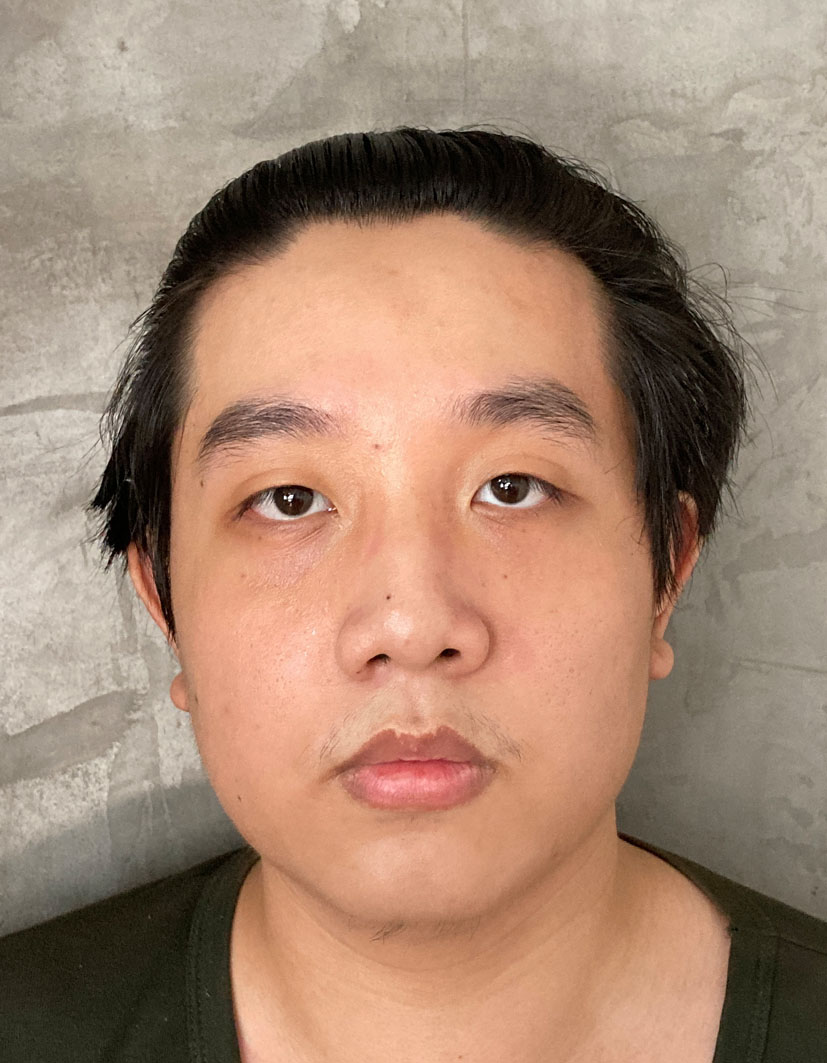
#> input picture lab5/MyFacePic.jpg, 827 x 1063 px, found by its file name
$ python testen.py
#> lines starting #> are read from the running program, lines starting #| are printed output that depends on the picture; long printed decimals are rounded
from PIL import Image
import numpy as np
img = Image.open(r'D:\Lab\Telecommunication Lab\lab5\MyFacePic.jpg') # image extension *.png,*.jpg
#> img is the input picture: PIL image 827x1063 RGB; mean R, G, B 164.2, 134, 113.8
new_width  = 270
new_height = 480
img = img.resize((new_width, new_height))
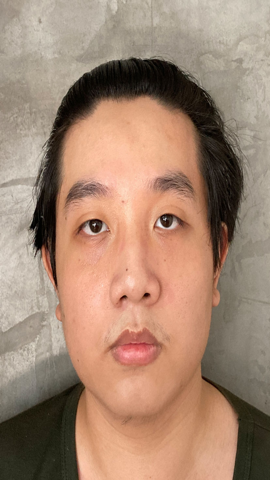
#> img: PIL image 270x480 RGB; mean R, G, B 164.2, 134, 113.8
img.save(r'D:\Lab\Telecommunication Lab\lab5\MyFacePicResult.jpg') # format may what u want ,*.png,*jpg,*.gif
from skimage.io import imread
from skimage.color import rgb2gray
mountain_r = rgb2gray(imread(r'D:\Lab\Telecommunication Lab\lab5\MyFacePicResult.jpg'))
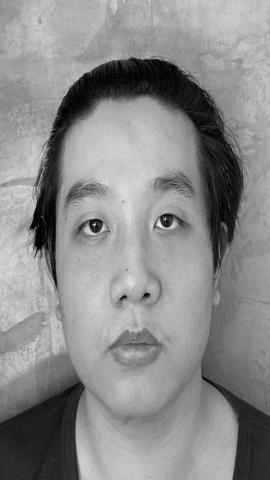
#> mountain_r: shape (480, 270) float64; min 0, max 0.962, mean 0.545
#Plot
import matplotlib.pyplot as plt
plt.figure(0)
plt.imshow(mountain_r,cmap="gray")
plt.title("Reshape Image")
plt.show()
import cv2
img = cv2.imread(r'D:\Lab\Telecommunication Lab\lab5\MyFacePicResult.jpg',0)
#> img: shape (480, 270); min 0, max 250, mean 140.8
arr = np.array(img)
data = np.reshape(arr, (1,np.product(arr.shape)))[0]
def mean(numbers):
    return float(sum(numbers)) / max(len(numbers), 1)
meandata = mean(data)
#> meandata = 140.8
stddata = np.std(data)
#> stddata = 55.04
x= meandata+(4*stddata)
#> x = 361

c = np.arange(0, x, 1)
#> c = 361 values from 0 to 360

k = len(c)
#> k = 361
i = len(data)
#> i = 129600
plt.figure(1)
hist,bin = np.histogram(data,c)
#> hist = 360 values, max 1797 at index 180, min 0 at index 230, mean 360; bin = 361 values from 0 to 360
y = len(hist)
#> y = 360
w = np.arange(0, x-1, 1)
#> w = 360 values from 0 to 359
r = hist/i
#> r = 360 values, max 0.0139 at index 180, min 0 at index 230, mean 0.00278
plt.bar(w,r)
plt.xlabel('gray scale value')
plt.ylabel('Probability')
plt.title("PMF")
plt.show()
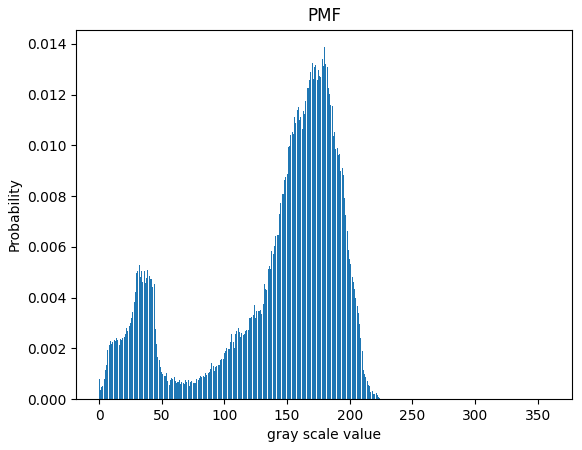
#> figure drawn by matplotlib, 1 panel; tallest bar 0.0139 high, from x = 179.6 to 180.4

plt.figure(2)
plt.hist(img.ravel(),255,[0,254])
plt.ylabel('Number of pixel')
plt.xlabel('Intensity value')
plt.title("Histogram")
plt.show()
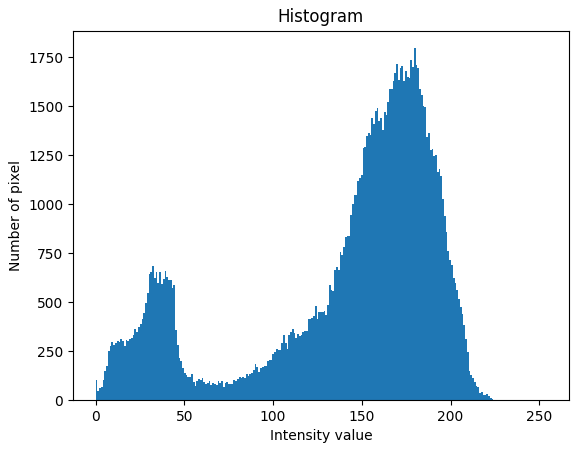
#> figure drawn by matplotlib, 1 panel; tallest bar 1797 high, from x = 179.3 to 180.3

img = cv2.imread(r'D:\Lab\Telecommunication Lab\lab5\MyFacePicResult.jpg',0)
arr = np.array(img)
data = np.reshape(arr, (1,np.product(arr.shape)))[0]

m = len(data)
#> m = 129600
epsilon = 1.0e-4 # แก้2
difference = epsilon
counter = 0
def mean(numbers):
    return float(sum(numbers)) / max(len(numbers), 1)
c = 3 # แก้1

from numpy.random import seed
from numpy.random import rand

seed(1)

mu_est = 2*mean(data)*np.sort(rand(c,1))
#> mu_est = [117.4, 202.9, 0.0322]

sigma_est = np.ones(c)*np.std(data)
#> sigma_est = [55.04, 55.04, 55.04]

p_est = np.ones(c)/c

def gaussian_norm_density(x, mu, sig):
    return np.exp(-np.power(x - mu, 2.) / (2 * np.power(sig, 2.)))
    #return np.exp((-((x - mu)**2)) / (2 * sig**2)) / (np.sqrt(2 * np.pi * sig**2))
    #return np.exp(-np.power(x - mu, 2.) / (2 * np.power(sig, 2.)))/(sig * np.sqrt(2 * np.pi)) #original

d = max(data)
#> d = 250

xl = np.arange(0, d*3,0.1)
#> xl = 7500 values from 0 to 749.9


p1_est = p_est[0] * gaussian_norm_density(xl, mu_est[0], sigma_est[0]);
#> p1_est = 7500 values, max 0.333 at index 1174, min 7.05e-30 at index 7499, mean 0.0603
p2_est = p_est[1] * gaussian_norm_density(xl, mu_est[1], sigma_est[1]);
#> p2_est = 7500 values, max 0.333 at index 2029, min 1.18e-22 at index 7499, mean 0.0613
p3_est = p_est[2] * gaussian_norm_density(xl, mu_est[2], sigma_est[2]);
#> p3_est = 7500 values, max 0.333 at index 0, min 1.64e-41 at index 7499, mean 0.0307

plt.figure(3)
plt.plot(xl,p1_est+p2_est+p3_est, 'r--',linewidth=2.0)
plt.plot(xl, p1_est, 'g-.', linewidth=2.0);
plt.plot(xl, p2_est, 'g-.', linewidth=2.0);
plt.plot(xl, p3_est, 'g-.', linewidth=2.0);
plt.xlabel('gray scale value')
plt.ylabel('Probability')
plt.show()
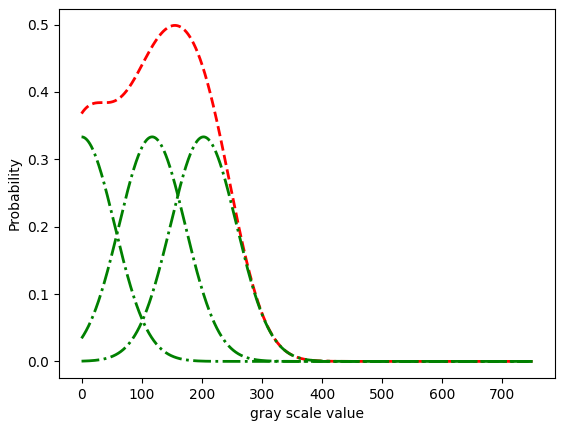
#> figure drawn by matplotlib, 1 panel; curve peaks at x = 155.2, y = 0.499; curve peaks at x = 117.4, y = 0.333; curve peaks at x = 202.9, y = 0.333

clas = []
ok = []
while np.any(difference >= epsilon) and (counter < 25000):
    for j in range(0, c):

        clas.insert(j, p_est[j] * gaussian_norm_density(data, mu_est[j], sigma_est[j]))

    ok = clas[0] + clas[1] + clas[2]

    for j in range(0, c):
        clas[j] = clas[j] / ok
    mu_est_old = mu_est
    sigma_est_old = sigma_est
    p_est_old = p_est
    mu_est = []
    sigma_est = []
    p_est = []
    for j in range(0, c):
        mu_est.insert(j, sum((clas[j]) * data) / sum(clas[j]))
        sigma_est.insert(j, np.sqrt(sum((clas[j]) * np.power((data - mu_est[j]), 2)) / sum(clas[j])))
        p_est.insert(j, mean(clas[j]))

    difference = sum(abs(np.subtract(mu_est_old,mu_est)))+sum(abs(np.subtract(sigma_est_old,sigma_est)))\
                 +sum(abs(np.subtract(p_est_old,p_est)))

    print(difference)

    counter = counter + 800
    print('counter =',counter)
#> this loop made 32 passes
#> (mu_est_old, sigma_est_old, difference) on pass 1: ([117.4, 202.9, 0.0322], [55.04, 55.04, 55.04], [288.7, 318.9, 339.7])
#| [288.737 318.866 339.679]
#> after the loop, clas = 96 items; counter = 25600
xl = np.arange(0, d, 0.1)
#> xl = 2500 values from 0 to 249.9
p1_est = p_est[0] * gaussian_norm_density(xl, mu_est[0], sigma_est[0]);
#> p1_est = 2500 values, max 0.835 at index 1622, min 6.27e-08 at index 0, mean 0.237
p2_est = p_est[1] * gaussian_norm_density(xl, mu_est[1], sigma_est[1]);
#> p2_est = 2500 values, max 5.46e-14 at index 1857, min 1.39e-297 at index 0, mean 2.81e-15
p3_est = p_est[2] * gaussian_norm_density(xl, mu_est[2], sigma_est[2]);
#> p3_est = 2500 values, max 0.165 at index 323, min 3.06e-47 at index 2499, mean 0.0244


plt.figure(4)
plt.plot(xl, p1_est + p2_est + p3_est, 'r--', linewidth=2.0)
plt.plot(xl, p1_est, 'g-.', linewidth=2.0);
plt.plot(xl, p2_est, 'g-.', linewidth=2.0);
plt.plot(xl, p3_est, 'g-.', linewidth=2.0);
plt.xlabel('gray scale value')
plt.ylabel('Probability')
plt.show()
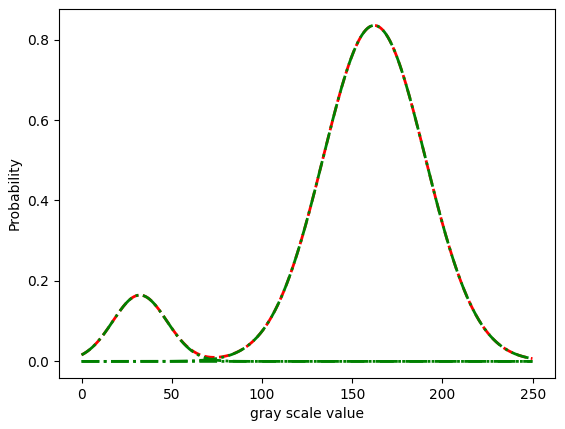
#> figure drawn by matplotlib, 1 panel; curve peaks at x = 162.2, y = 0.835; curve peaks at x = 162.2, y = 0.835; curve peaks at x = 185.7, y = 5.46e-14

p1_est = p_est[0] * gaussian_norm_density(xl, mu_est[0], sigma_est[0]);
p2_est = p_est[1] * gaussian_norm_density(xl, mu_est[1], sigma_est[1]);
p3_est = p_est[2] * gaussian_norm_density(xl, mu_est[2], sigma_est[2]);
#sum_est = p1_est + p2_est + p3_est + p4_est+p5_est

plt.figure(5)
plt.plot(xl, p1_est + p2_est + p3_est, 'r--', linewidth=2.0)
plt.plot(xl, p1_est, 'b-.', linewidth=2.0);
plt.plot(xl, p2_est, 'g-.', linewidth=2.0);
plt.plot(xl, p3_est, 'g-.', linewidth=2.0);
plt.xlabel('gray scale value')
plt.ylabel('Probability')
plt.show()
#> figure, not shown here; curve peaks at x = 162.2, y = 0.835; curve peaks at x = 162.2, y = 0.835; curve peaks at x = 185.7, y = 5.46e-14

$ run again, with lab5/CTScan.jpg copied over lab5/MyFacePic.jpg
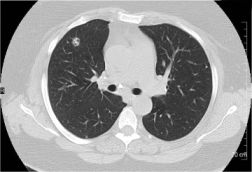
#> input picture lab5/CTScan.jpg, 252 x 172 px, found by its file name
#> img is the input picture: PIL image 252x172 RGB; min 0, max 255, mean 148.3
#> `img = img.resize((new_width, new_height))`:
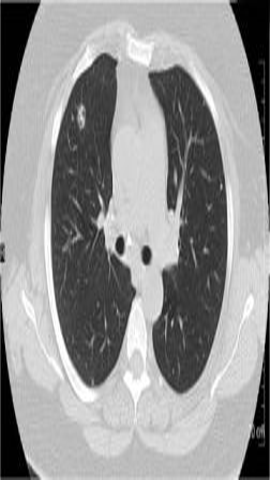
#> img: PIL image 270x480 RGB; min 0, max 255, mean 148.3
#> meandata = 148.3
#> stddata = 73.33
#> x = 441.6
#> i = 129600
#> hist = 441 values, max 4628 at index 187, min 0 at index 256, mean 293.9; bin = 442 values from 0 to 441
#> y = 441
#> r = 441 values, max 0.0357 at index 187, min 0 at index 256, mean 0.00227
#> m = 129600
#> mu_est = [123.7, 213.6, 0.0339]
#> sigma_est = [73.33, 73.33, 73.33]
#> d = 255
#> `p1_est = p_est[0] * gaussian_norm_density(xl, mu_est[0], sigma_est[0]);`: p1_est = 7650 values, max 0.333 at index 1237, min 8.32e-18 at index 7649, mean 0.0764
#> `p2_est = p_est[1] * gaussian_norm_density(xl, mu_est[1], sigma_est[1]);`: p2_est = 7650 values, max 0.333 at index 2136, min 1.78e-13 at index 7649, mean 0.08
#> `p3_est = p_est[2] * gaussian_norm_density(xl, mu_est[2], sigma_est[2]);`: p3_est = 7650 values, max 0.333 at index 0, min 7.96e-25 at index 7649, mean 0.0401
#> the loop `while np.any(difference >= epsilon) and (counter < 25000):` made 32 passes
#> (mu_est_old, sigma_est_old, difference) on pass 1: ([123.7, 213.6, 0.0339], [73.33, 73.33, 73.33], [303.6, 352.8, 352.4])
#> (printed output is left out)
#> after the loop `while np.any(difference >= epsilon) and (counter < 25000):`: clas = 96 items; counter = 25600
#> `xl = np.arange(0, d, 0.1)`: xl = 2550 values from 0 to 254.9
#> `p1_est = p_est[0] * gaussian_norm_density(xl, mu_est[0], sigma_est[0]);`: p1_est = 2550 values, max 1 at index 1483, min 0.129 at index 0, mean 0.653
#> `p2_est = p_est[1] * gaussian_norm_density(xl, mu_est[1], sigma_est[1]);`: p2_est = 2550 values, max 1.05e-17 at index 1879, min 0 at index 0, mean 9.43e-20
#> `p3_est = p_est[2] * gaussian_norm_density(xl, mu_est[2], sigma_est[2]);`: p3_est = 2550 values, max 1.22e-22 at index 608, min 0 at index 0, mean 1.52e-24
#> `plt.show()`:
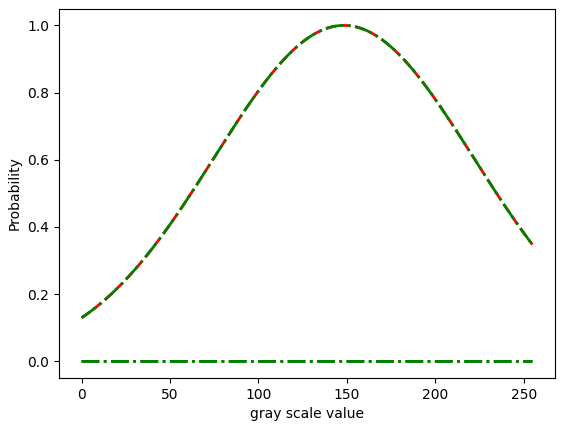
#> figure drawn by matplotlib, 1 panel; curve peaks at x = 148.3, y = 1; curve peaks at x = 148.3, y = 1; curve peaks at x = 187.9, y = 1.05e-17

$ run again, with lab5/ClassificationGS.jpg copied over lab5/MyFacePic.jpg
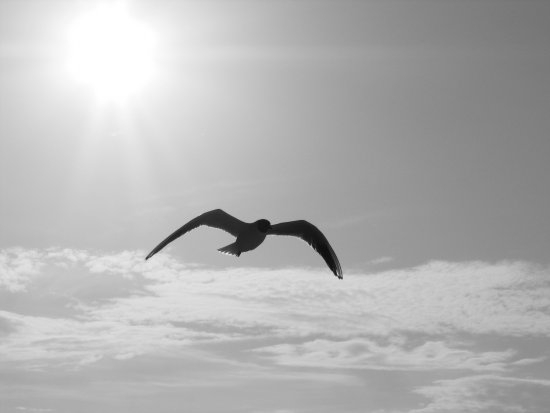
#> input picture lab5/ClassificationGS.jpg, 550 x 413 px, found by its file name
#> img is the input picture: PIL image 550x413 L; min 9, max 255, mean 180.1
#> `img = img.resize((new_width, new_height))`:
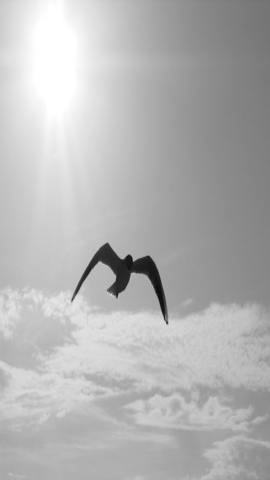
#> img: PIL image 270x480 L; min 13, max 255, mean 180.1
#> meandata = 180.1
#> stddata = 36.05
#> x = 324.3
#> i = 129600
#> hist = 324 values, max 3176 at index 255, min 0 at index 0, mean 400; bin = 325 values from 0 to 324
#> y = 324
#> r = 324 values, max 0.0245 at index 255, min 0 at index 0, mean 0.00309
#> m = 129600
#> mu_est = [150.2, 259.5, 0.0412]
#> sigma_est = [36.05, 36.05, 36.05]
#> d = 255
#> `p1_est = p_est[0] * gaussian_norm_density(xl, mu_est[0], sigma_est[0]);`: p1_est = 7650 values, max 0.333 at index 1502, min 2.37e-64 at index 7649, mean 0.0394
#> `p2_est = p_est[1] * gaussian_norm_density(xl, mu_est[1], sigma_est[1]);`: p2_est = 7650 values, max 0.333 at index 2595, min 6.74e-44 at index 7649, mean 0.0394
#> `p3_est = p_est[2] * gaussian_norm_density(xl, mu_est[2], sigma_est[2]);`: p3_est = 7650 values, max 0.333 at index 0, min 5.61e-99 at index 7649, mean 0.0197
#> the loop `while np.any(difference >= epsilon) and (counter < 25000):` made 32 passes
#> (mu_est_old, sigma_est_old, difference) on pass 1: ([150.2, 259.5, 0.0412], [36.05, 36.05, 36.05], [320, 366.5, 410.2])
#> (printed output is left out)
#> after the loop `while np.any(difference >= epsilon) and (counter < 25000):`: clas = 96 items; counter = 25600
#> `xl = np.arange(0, d, 0.1)`: xl = 2550 values from 0 to 254.9
#> `p1_est = p_est[0] * gaussian_norm_density(xl, mu_est[0], sigma_est[0]);`: p1_est = 2550 values, max 0.988 at index 1818, min 1.76e-07 at index 0, mean 0.313
#> `p2_est = p_est[1] * gaussian_norm_density(xl, mu_est[1], sigma_est[1]);`: p2_est = 2550 values from 0 to 0
#> `p3_est = p_est[2] * gaussian_norm_density(xl, mu_est[2], sigma_est[2]);`: p3_est = 2550 values, max 0.0119 at index 373, min 5.21e-88 at index 2549, mean 0.00129
#> `plt.show()`:
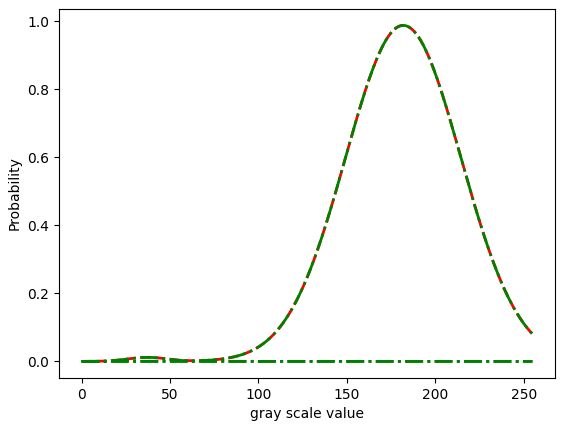
#> figure drawn by matplotlib, 1 panel; curve peaks at x = 181.8, y = 0.988; curve peaks at x = 181.8, y = 0.988
